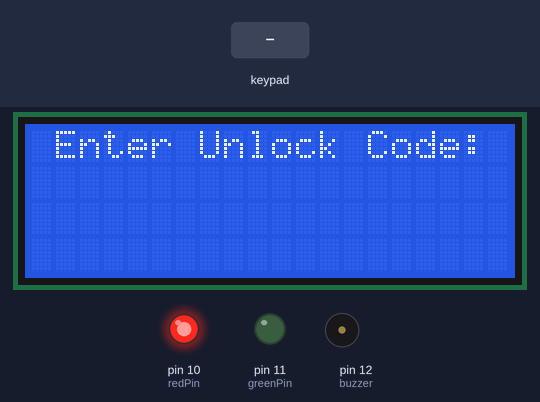
Bench run of a sketch on a simulated Arduino Uno, built with avr-gcc and run on an emulated ATmega328P. Shown: 20×4 character LCD, output pins drawn as LEDs (lit = HIGH), buzzer (waves = sounding, pin HIGH). Inputs (shaded band) come from the test bench.

Above: at 5.3 s.
5.4 s: keypad keys 1 2 3 pressed 0.4 s apart
At 8.5 s:
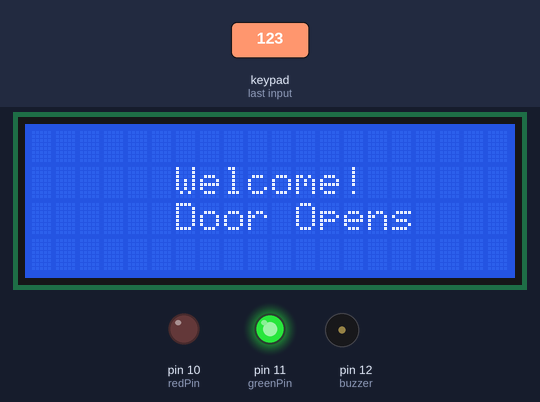
9.3 s: key '*' pressed
At 14.6 s:
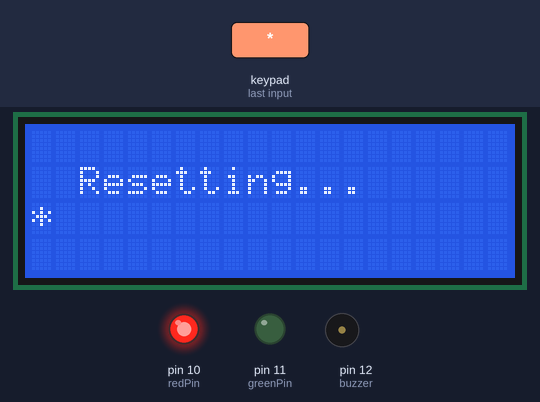
15.3 s: key '#' pressed
18.3 s: key '*' pressed
At 24.0 s:
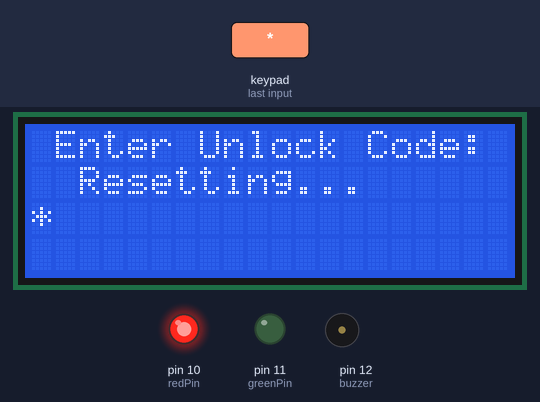
24.3 s: keypad keys 6 7 8 9 pressed 0.4 s apart
At 28.8 s:
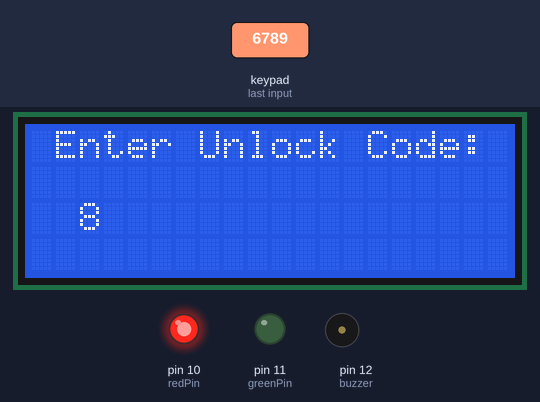
28.9 s: key '2' pressed
At 32.6 s:
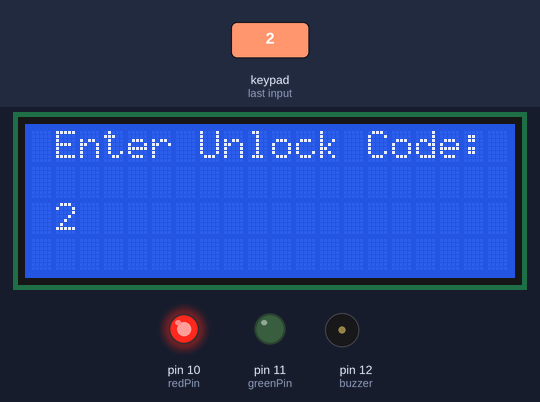
Timing chart, 0 to 32.9 s (numbered marks = the images above; inputs shaded):
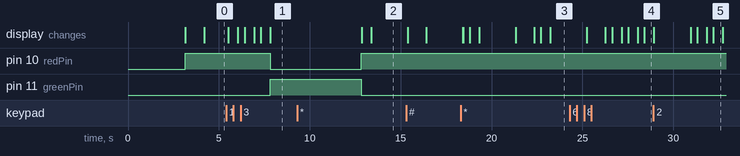

Measured:
- after the input at 5.4 s, pin 10 (redPin): HIGH → LOW after 2.4 s; pin 11 (greenPin): LOW → HIGH after 2.4 s; the display: first changes after 0.12 s (image 1 shows a later state)
- after the input at 9.3 s, the display: first changes after 3.6 s (image 2 shows a later state)
- after the input at 18.3 s, the display: first differs from a run without the input after 4.4 s (image 3 shows a later state)

The sketch:

locker_automatic_relock.ino
```cpp
#include <Keypad.h>
#include <Wire.h>
#include <LiquidCrystal_I2C.h>

LiquidCrystal_I2C lcd(0x3F, 20, 4);

char keys[4][3] = {
    {'1', '2', '3'},
    {'4', '5', '6'},
    {'7', '8', '9'},
    {'*', '0', '#'}
};

byte rowPin[4] = {6, 7, 8, 9};
byte colPin[3] = {3, 4, 5};

String password = "123";
int position = 0;

int wrong = 0;

int redPin = 10;
int greenPin = 11;
int buzzer = 12;

Keypad keypad = Keypad(makeKeymap(keys), rowPin, colPin, 4, 3);

int total = 0;
bool doorOpen = false;
unsigned long doorOpenTime = 0;

void setup()
{

    pinMode(redPin, OUTPUT);
    pinMode(greenPin, OUTPUT);
    pinMode(buzzer, OUTPUT);

    lcd.begin();
    lcd.backlight();
    lcd.print("     Welcome to     ");
    lcd.setCursor(0, 1);
    lcd.print("    Intelligent    ");
    lcd.setCursor(0, 2);
    lcd.print("   Locking System   ");
    lcd.setCursor(0, 3);
    lcd.print("     With Timer    ");
    delay(3000);
    lcd.clear();
    setLocked(true);
    delay(20);
}

void loop()
{
    lcd.clear();

    if (!doorOpen)
    {
        lcd.print(" Enter Unlock Code: ");
        delay(100);
    }

    char pressed = keypad.getKey();
    String key[3];

    if (pressed)
    {
        lcd.clear();

        if (!doorOpen)
        {
            lcd.print(" Enter Unlock Code: ");
        }

        lcd.setCursor(position, 2);
        lcd.print(pressed);
        delay(500);

        if (pressed == '*' || pressed == '#')
        {
            position = 0;
            lcd.setCursor(0, 1);
            lcd.print("  Resetting...  ");
            delay(2000);
            lcd.clear();
            setLocked(true);
            if (doorOpen)
            {
                closeDoor();
            }
            lcd.clear();
        }
        else if (pressed == password[position])
        {
            key[position] = pressed;
            position++;
        }
        else if (pressed != password[position])
        {
            wrong++;
            position++;
        }

        if (position == 3)
        {
            if (wrong > 0)
            {
                total++;
                wrong = 0;
                position = 0;
                lcd.clear();
                lcd.setCursor(0, 2);
                lcd.print("    Wrong Code!     ");
                delay(1000);
                setLocked(true);
                if (doorOpen)
                {
                    closeDoor();
                }
            }
            else if (position == 3 && wrong == 0)
            {
                position = 0;
                wrong = 0;
                lcd.clear();
                lcd.setCursor(0, 1);
                lcd.print("      Welcome!     ");
                lcd.setCursor(5, 2);
                lcd.print(" Door Opens");
                doorOpen = true;
                doorOpenTime = millis();
                setLocked(false);
            }

            if (total == 3)
            {
                total = 0;
                buzzer_beep();
                delay(500);
            }
        }
    }

    if (doorOpen && checkDoorTimer(doorOpenTime, 5500))
    {
        closeDoor();
    }
}

void setLocked(int locked)
{
    if (locked)
    {
        digitalWrite(redPin, HIGH);
        digitalWrite(greenPin, LOW);
        delay(1000);
    }
    else
    {
        digitalWrite(redPin, LOW);
        digitalWrite(greenPin, HIGH);
        delay(5000);
        digitalWrite(redPin, HIGH);
        digitalWrite(greenPin, LOW);
    }
}

void closeDoor()
{
    doorOpen = false;
    if (!wrong)
    {
        lcd.clear();
        lcd.print(" Door Closes");
        delay(2000);
    }
    lcd.clear();
    lcd.print(" Enter Unlock Code: ");
}

void buzzer_beep()
{
    lcd.clear();
    lcd.setCursor(0, 1);
    lcd.print("    WARNING  !!!!   ");
    lcd.setCursor(0, 2);
    lcd.print("   Access Denied");
    for (int i = 0; i < 10; i++)
    {
        digitalWrite(buzzer, HIGH);
        delay(1000);
        digitalWrite(buzzer, LOW);
        delay(1000);
    }
}

bool checkDoorTimer(unsigned long doorOpenTime, unsigned long duration)
{
    return (millis() - doorOpenTime) >= duration;
}
```
